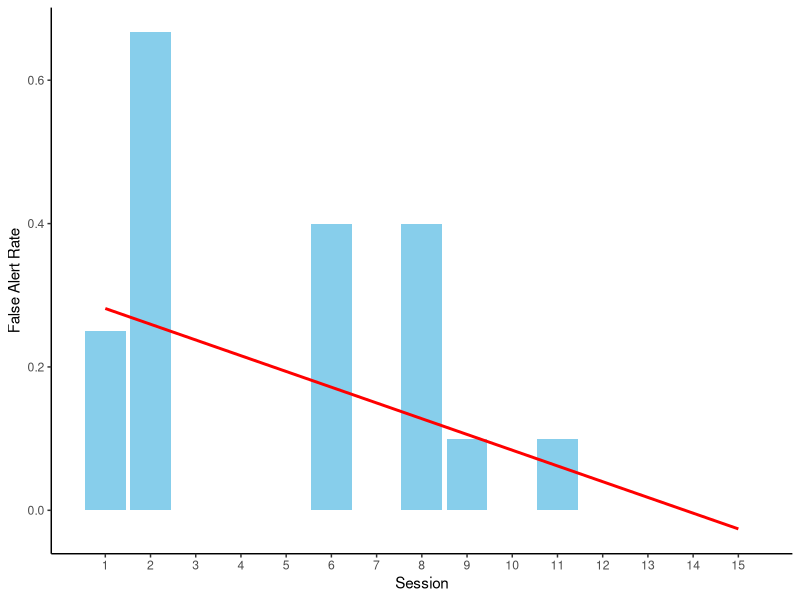
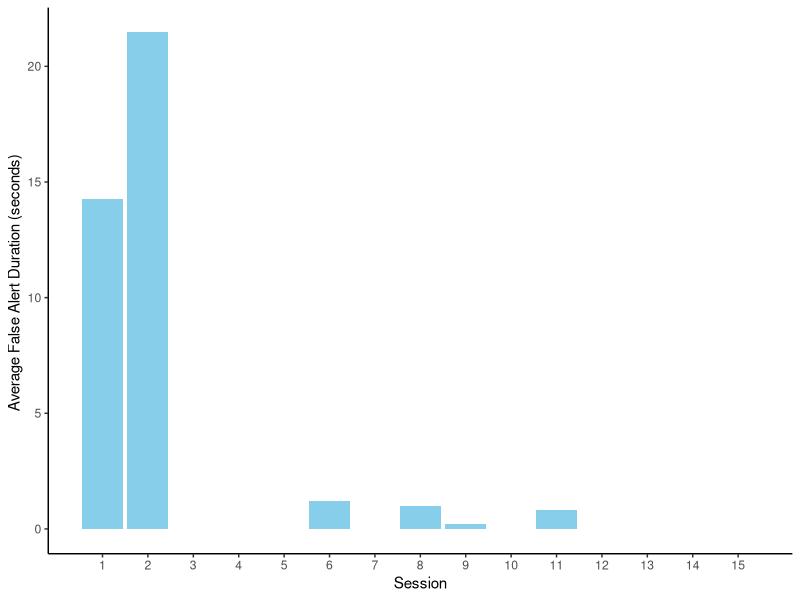
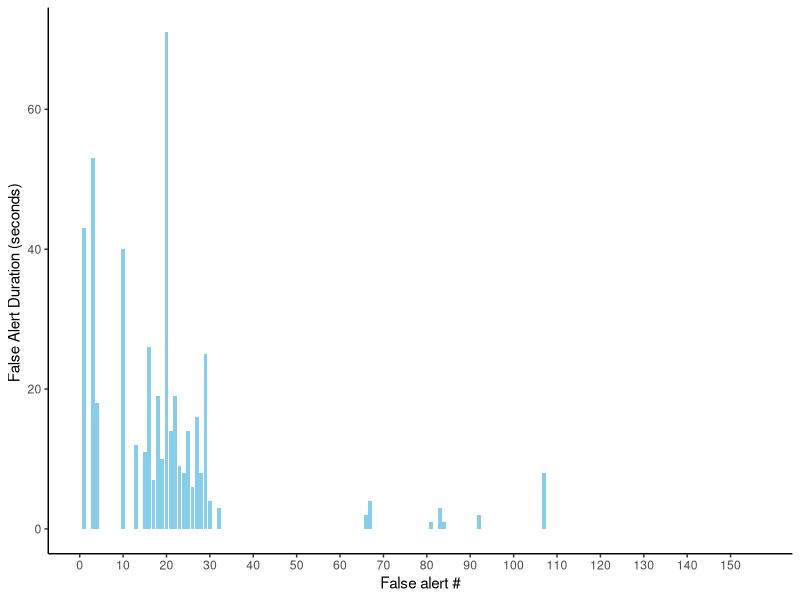
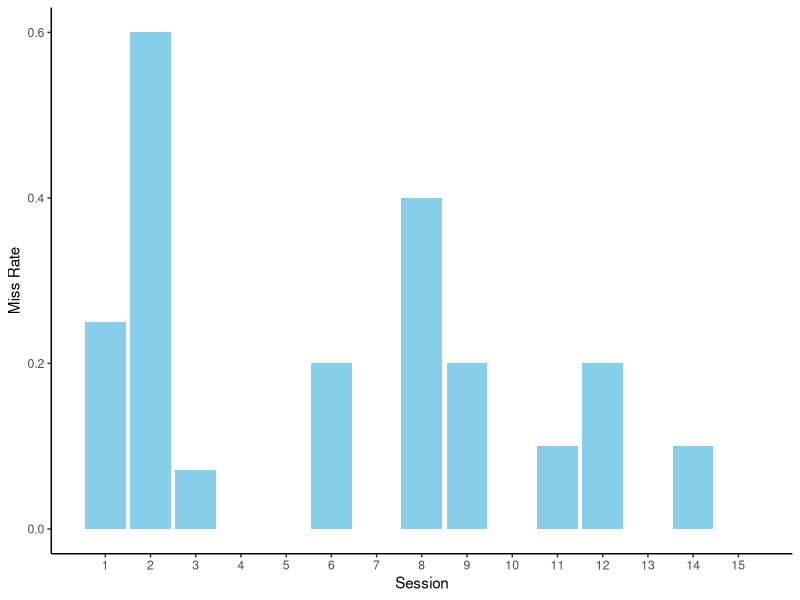
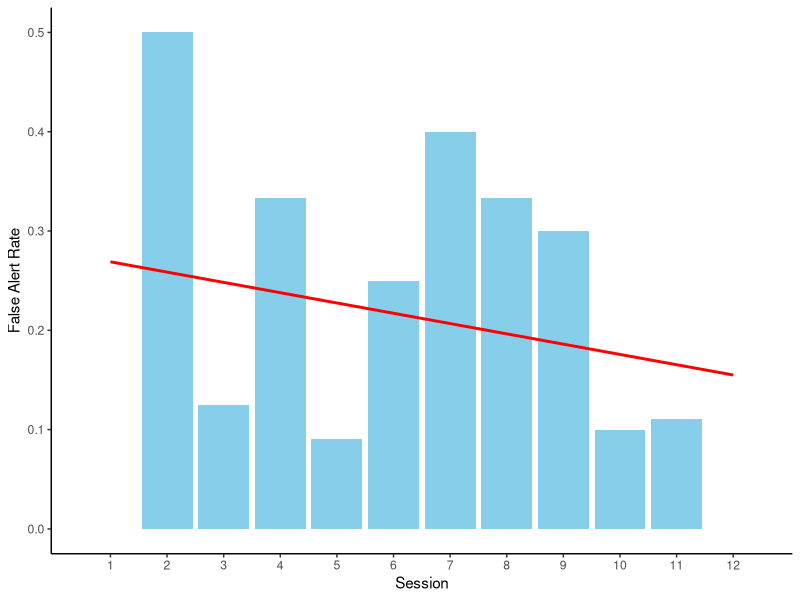
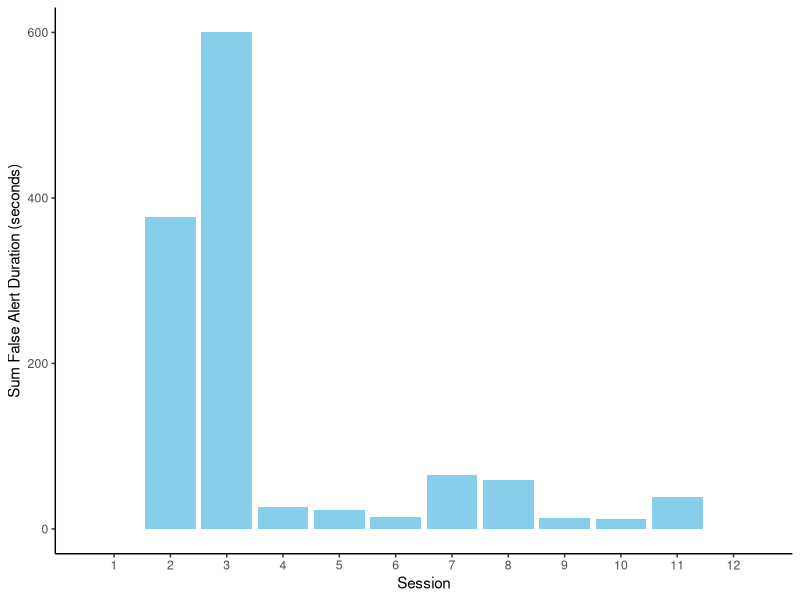
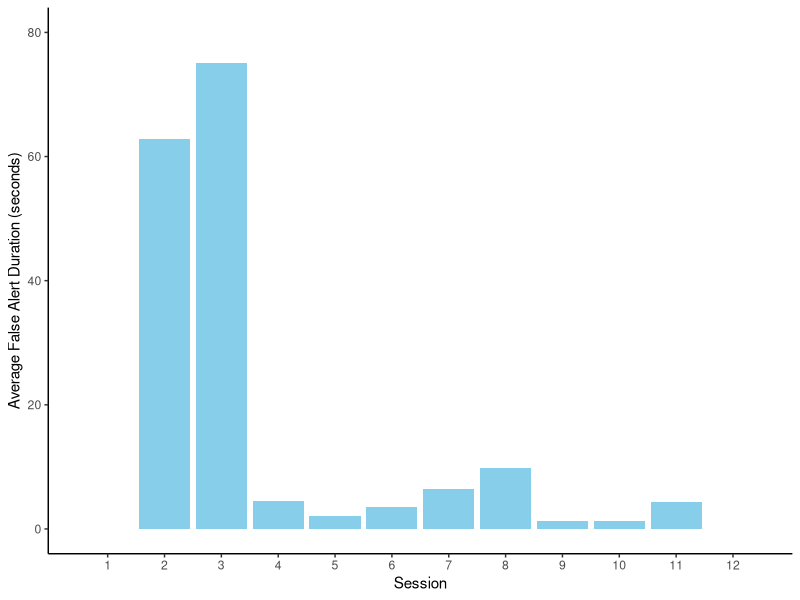
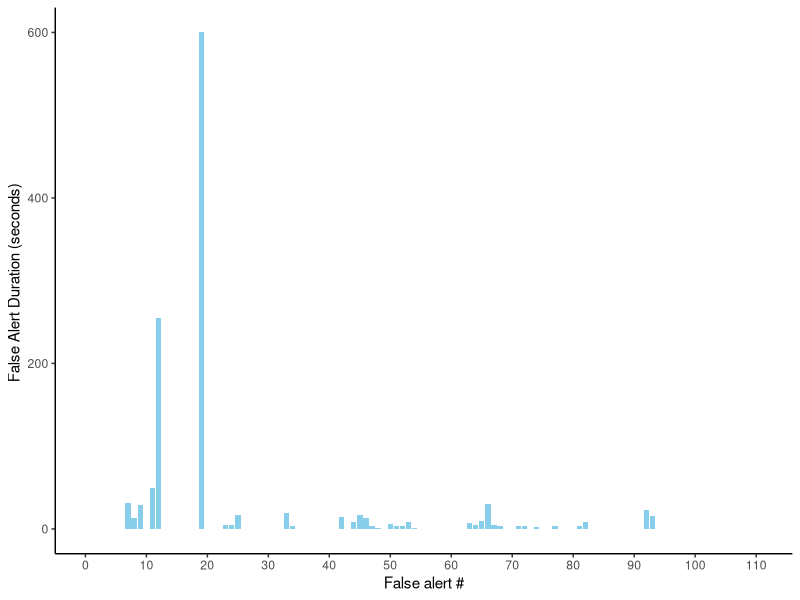

These figures' R source, in order:
## ---- chunk 1
knitr::opts_chunk$set(echo = TRUE)
## ---- chunk 2
setwd("C:/Documents/K9C/DOI Paper")
doi_clean <- read.csv("doi_data_clean.csv")
library(tidyverse)
library(dplyr)
library(tidyr)
library(ggplot2)

#coercing Date column to date
doi_clean$Date <- as.Date(doi_clean$Date, format = "%m/%d/%Y")
class(doi_clean$Date)
class(doi_clean$Dog)

#coerce false alerts, correct dismissals, misses to numeric
doi_clean$Number.False.Alerts <- as.numeric(doi_clean$Number.False.Alerts)
doi_clean$X..of.correct.dismissals <- as.numeric(doi_clean$X..of.correct.dismissals)
doi_clean$X..of.misses <- as.numeric(doi_clean$X..of.misses)

# split into two dataframes based on dog learner
madi <- filter(doi_clean, Dog == "Madi")
persi <- filter(doi_clean, Dog == "Persi")

# remove row with nulls
madi <- filter(madi, Number.True.Alerts != "NA")
persi <- filter(persi, Number.True.Alerts != "NA")

# remove rows (training reps) where there was no opportunity
# for false alert (no negatives available)
madi <- filter(madi, Negative.1 != "none")
persi <- filter(persi, Negative.1 != "none")

# remove rows (training reps) where there was no opportunity
# for true alert (no cheetah available)
madi <- filter(madi, Cheetah != "none")
persi <- filter(persi, Cheetah != "none")

#Add column FAduration as sum of false alerts
madi <- madi %>%
  mutate(FAduration = rowSums(select(., FA1..s.:FA8..s.), na.rm = TRUE))
persi <- persi %>%
  mutate(FAduration = rowSums(select(., FA1..s.:FA8..s.), na.rm = TRUE))

# add row for training repetition number overall
madi$rep_total <- seq(1, length.out = nrow(madi))
persi$rep_total <- seq(1, length.out = nrow(persi))

#Create new datasets that break each FA into their own record
#Madi
# Exclude specified columns before reshaping
madi_filtered <- madi[, !grepl("^FAduration$|^Number.True.Alerts$|^Number.False.Alerts$|^X..of.correct.dismissals$|^X..of.misses$", colnames(madi))]


# Reshape the dataframe using pivot_longer
madi_falses <- pivot_longer(madi_filtered, 
                              cols = starts_with("FA"), 
                              names_to = "FA", 
                              values_to = "FA_time")

# Replace NA values in FA_time with 0 where FA is FA1..s.
madi_falses$FA_time[madi_falses$FA == "FA1..s." & is.na(madi_falses$FA_time)] <- 0

# Remove rows where FA_time is NA
madi_falses <- madi_falses[complete.cases(madi_falses), ]

madi_falses$FA <- gsub("FA", "", madi_falses$FA)
madi_falses$FA <- gsub("\\.\\.s\\.$", "", madi_falses$FA)
madi_falses$FA <- as.numeric(madi_falses$FA)


#Persi
# Exclude specified columns before reshaping
persi_filtered <- persi[, !grepl("^FAduration$|^Number.True.Alerts$|^Number.False.Alerts$|^X..of.correct.dismissals$|^X..of.misses$", colnames(persi))]

# Reshape the dataframe using pivot_longer
persi_falses <- pivot_longer(persi_filtered, 
                             cols = starts_with("FA"), 
                             names_to = "FA", 
                             values_to = "FA_time")

# Replace NA values in FA_time with 0 where FA is FA1..s.
persi_falses$FA_time[persi_falses$FA == "FA1..s." & is.na(persi_falses$FA_time)] <- 0

# Remove rows where FA_time is NA
persi_falses <- persi_falses[complete.cases(persi_falses), ]

# Change values in the FA column
persi_falses$FA <- gsub("FA", "", persi_falses$FA)
persi_falses$FA <- gsub("\\.\\.s\\.$", "", persi_falses$FA)
persi_falses$FA <- as.numeric(persi_falses$FA)

#Add new column to where value is 1 if that repetition was completed without any false alerts, 0 when false alerts were recorded.
madi_falses <- madi_falses %>%
  mutate(no_false = ifelse(FA_time == 0, 1, 0))
persi_falses <- persi_falses %>%
  mutate(no_false = ifelse(FA_time == 0, 1, 0))

#Add numbers for unique false alert identifiers
madi_falses$false_id <- seq(from = 1, to = nrow(madi_falses))
persi_falses$false_id <- seq(from = 1, to = nrow(persi_falses))


#Remove filtered tables to keep data environment cleaner
rm(madi_filtered)
rm(persi_filtered)


#Add no false to madi and persi
madi <- madi %>%
  mutate(no_false = ifelse(FAduration == 0, 1, 0))
persi <- persi %>%
  mutate(no_false = ifelse(FAduration == 0, 1, 0))

madi_date <- madi %>%
  group_by(Date) %>%
  summarise(
    repetitions = n(),
    FA_duration = sum(FAduration),
    num_false_alerts = sum(ifelse(no_false == 1, 0, 1))
  )
madi_date$falseperrep <- madi_date$num_false_alerts / madi_date$repetitions
madi_date$day <- seq_len(nrow(madi_date))


persi_date <- persi %>%
  group_by(Date) %>%
  summarise(
    repetitions = n(),
    FA_duration = sum(FAduration),
    num_false_alerts = sum(ifelse(no_false == 1, 0, 1))
  )
persi_date$falseperrep <- persi_date$num_false_alerts / persi_date$repetitions
persi_date$day <- seq_len(nrow(persi_date))

#######Add misses to _date dataframes
madi_misses <- madi %>%
  group_by(Date) %>%
  summarise(misses = sum(X..of.misses, na.rm = TRUE))

madi_date <- merge(madi_date, madi_misses, by = "Date", all.x = TRUE)

persi_misses <- persi %>%
  group_by(Date) %>%
  summarise(misses = sum(X..of.misses, na.rm = TRUE))

persi_date <- merge(persi_date, persi_misses, by = "Date", all.x = TRUE)

rm(madi_misses)
rm(persi_misses)

## ---- chunk 3

ggplot(persi_date, aes(x = day, y = falseperrep)) +
  geom_col (fill = "skyblue") +
  geom_smooth(method = "lm", se = FALSE, color = "red") +
  labs(x = "Session", y = "False Alert Rate") + theme_classic() +
  scale_x_continuous(breaks = 1:15, labels = as.character(1:15))
## ---- chunk 4

ggplot(persi_date, aes(x = day, y = FA_duration/repetitions)) +
  geom_col (fill = "skyblue") +
  labs(#title = "Persi Sum of False Alert Duration per Session",
    x = "Session", y = "Average False Alert Duration (seconds) ") + theme_classic()+
  scale_x_continuous(breaks = 1:15, labels = as.character(1:15))

## ---- chunk 5

ggplot(persi_falses, aes(x = false_id, y = FA_time)) +
  geom_col (fill = "skyblue") +
  labs(#title = "Persi False Alert Duration Over Time",
       x = "False alert #", y = "False Alert Duration (seconds) ") +
  theme_classic() +
  scale_x_continuous(breaks = c(0, seq(10, 156, by = 10)))

## ---- chunk 6
ggplot(persi_date, aes(x = day, y = misses/repetitions)) +
  geom_col (fill = "skyblue") +
  labs(#title = "Persi Misses per Session",
    x = "Session", y = "Miss Rate") + theme_classic() +
  scale_x_continuous(breaks = 1:15, labels = as.character(1:15))


## ---- chunk 7

ggplot(madi_date, aes(x = day, y = falseperrep)) +
  geom_col (fill = "skyblue") +
  geom_smooth(method = "lm", se = FALSE, color = "red") +
  labs(#title = "Madi False Alerts per Session",
       x = "Session", y = "False Alert Rate") + theme_classic()+
  scale_x_continuous(breaks = 1:12, labels = as.character(1:12))


## ---- chunk 8

ggplot(madi_date, aes(x = day, y = FA_duration)) +
  geom_col (fill = "skyblue") +
  labs(#title = "Madi Sum of False Alert Duration per Session",
       x = "Session", y = "Sum False Alert Duration (seconds)") + theme_classic()+
  scale_x_continuous(breaks = 1:12, labels = as.character(1:12))

## ---- chunk 9

ggplot(madi_date, aes(x = day, y = FA_duration/repetitions)) +
  geom_col (fill = "skyblue") +
  labs(#title = "Madi Sum of False Alert Duration per Session",
       x = "Session", y = "Average False Alert Duration (seconds)") + theme_classic()+
  scale_x_continuous(breaks = 1:12, labels = as.character(1:12))+
  ylim(0, 80)

## ---- chunk 10

ggplot(madi_falses, aes(x = false_id, y = FA_time)) +
  geom_col (fill = "skyblue") +
  labs(#title = "Madi False Alerts Over Time (Repetitions)",
    x = "False alert #", y = "False Alert Duration (seconds) ")+
  ylim(0, 600) +  scale_x_continuous(breaks = seq(0, 110, by = 10)) + theme_classic()


## ---- chunk 11

ggplot(madi_date, aes(x = day, y = misses/repetitions)) +
  geom_col (fill = "skyblue") +
  labs(#title = "Madi Misses per Session",
    x = "Session", y = "Miss Rate") + theme_classic() +
  scale_x_continuous(breaks = 1:12, labels = as.character(1:12))

